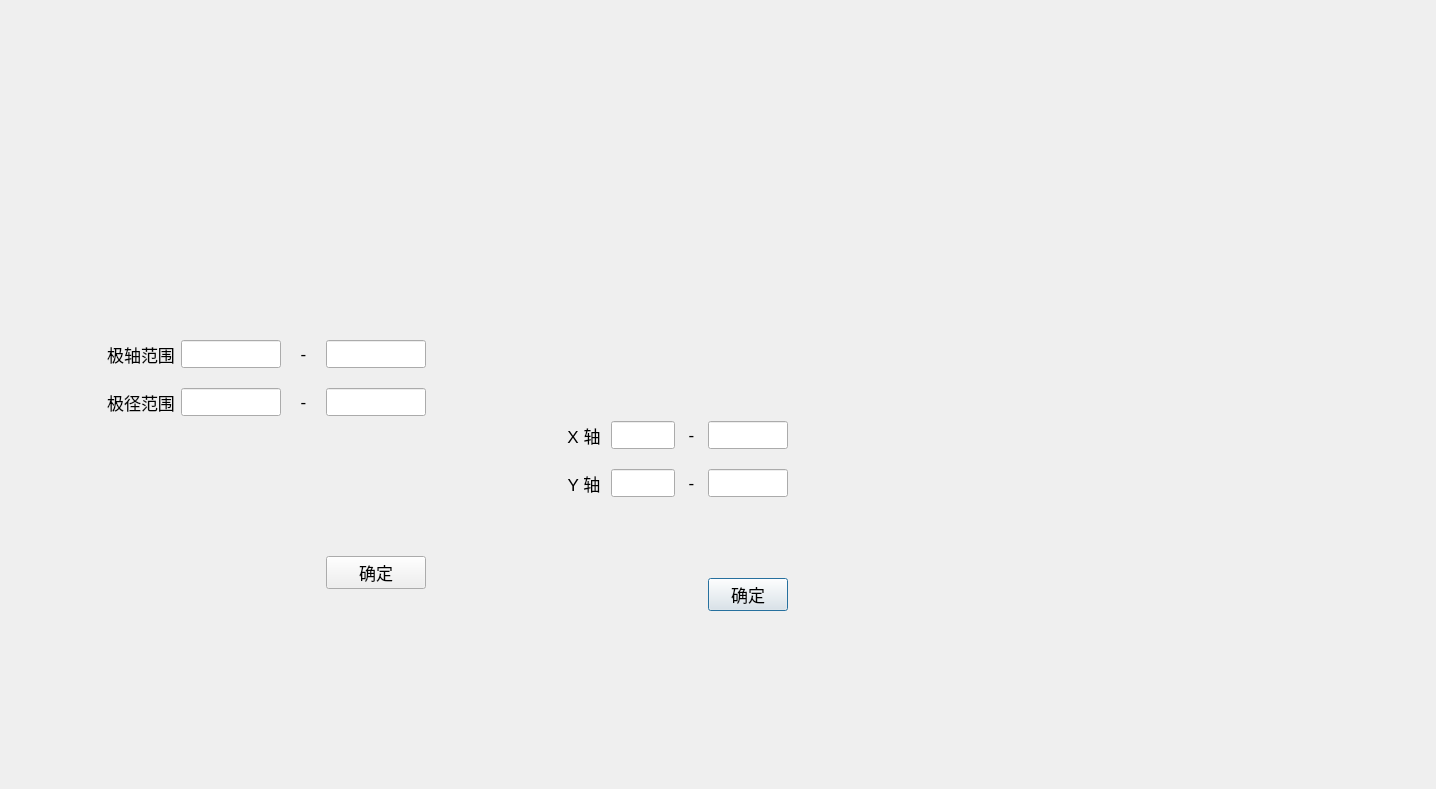
<?xml version="1.0" encoding="UTF-8"?>
<ui version="4.0">
 <class>DlgPolarView</class>
 <widget class="QDialog" name="DlgPolarView">
  <property name="geometry">
   <rect>
    <x>0</x>
    <y>0</y>
    <width>1436</width>
    <height>789</height>
   </rect>
  </property>
  <property name="windowTitle">
   <string>Dialog</string>
  </property>
  <widget class="QWidget" name="horizontalLayoutWidget_3">
   <property name="geometry">
    <rect>
     <x>930</x>
     <y>250</y>
     <width>131</width>
     <height>191</height>
    </rect>
   </property>
   <layout class="QHBoxLayout" name="mainLayout"/>
  </widget>
  <widget class="DlgPlot" name="plot" native="true">
   <property name="geometry">
    <rect>
     <x>510</x>
     <y>30</y>
     <width>281</width>
     <height>301</height>
    </rect>
   </property>
  </widget>
  <widget class="QWidget" name="panel_plot" native="true">
   <property name="geometry">
    <rect>
     <x>500</x>
     <y>430</y>
     <width>400</width>
     <height>281</height>
    </rect>
   </property>
   <property name="minimumSize">
    <size>
     <width>400</width>
     <height>0</height>
    </size>
   </property>
   <property name="maximumSize">
    <size>
     <width>400</width>
     <height>16777215</height>
    </size>
   </property>
  </widget>
  <widget class="QWidget" name="panel_chartview" native="true">
   <property name="geometry">
    <rect>
     <x>50</x>
     <y>300</y>
     <width>400</width>
     <height>431</height>
    </rect>
   </property>
   <property name="minimumSize">
    <size>
     <width>400</width>
     <height>0</height>
    </size>
   </property>
   <property name="maximumSize">
    <size>
     <width>400</width>
     <height>16777215</height>
    </size>
   </property>
  </widget>
  <widget class="DlgPolarCoord" name="chartView" native="true">
   <property name="geometry">
    <rect>
     <x>50</x>
     <y>50</y>
     <width>341</width>
     <height>191</height>
    </rect>
   </property>
   <property name="styleSheet">
    <string notr="true"/>
   </property>
  </widget>
  <widget class="QWidget" name="gridLayoutWidget">
   <property name="geometry">
    <rect>
     <x>510</x>
     <y>380</y>
     <width>331</width>
     <height>281</height>
    </rect>
   </property>
   <layout class="QGridLayout" name="gridLayout" rowstretch="1,2,2,2,1" columnstretch="2,2,3,1,3,2">
    <property name="leftMargin">
     <number>10</number>
    </property>
    <property name="topMargin">
     <number>10</number>
    </property>
    <property name="rightMargin">
     <number>10</number>
    </property>
    <property name="bottomMargin">
     <number>50</number>
    </property>
    <property name="verticalSpacing">
     <number>20</number>
    </property>
    <item row="4" column="5">
     <spacer name="horizontalSpacer_3">
      <property name="orientation">
       <enum>Qt::Horizontal</enum>
      </property>
      <property name="sizeHint" stdset="0">
       <size>
        <width>40</width>
        <height>20</height>
       </size>
      </property>
     </spacer>
    </item>
    <item row="1" column="1">
     <widget class="QLabel" name="label_5">
      <property name="font">
       <font>
        <pointsize>13</pointsize>
       </font>
      </property>
      <property name="text">
       <string>X 轴</string>
      </property>
      <property name="alignment">
       <set>Qt::AlignCenter</set>
      </property>
     </widget>
    </item>
    <item row="0" column="3">
     <spacer name="verticalSpacer_3">
      <property name="orientation">
       <enum>Qt::Vertical</enum>
      </property>
      <property name="sizeHint" stdset="0">
       <size>
        <width>20</width>
        <height>40</height>
       </size>
      </property>
     </spacer>
    </item>
    <item row="3" column="3">
     <spacer name="verticalSpacer_2">
      <property name="orientation">
       <enum>Qt::Vertical</enum>
      </property>
      <property name="sizeHint" stdset="0">
       <size>
        <width>20</width>
        <height>40</height>
       </size>
      </property>
     </spacer>
    </item>
    <item row="4" column="4">
     <widget class="QPushButton" name="btn_PlotOK">
      <property name="font">
       <font>
        <pointsize>13</pointsize>
       </font>
      </property>
      <property name="text">
       <string>确定</string>
      </property>
     </widget>
    </item>
    <item row="1" column="2">
     <widget class="QLineEdit" name="line_XMin">
      <property name="font">
       <font>
        <pointsize>13</pointsize>
       </font>
      </property>
     </widget>
    </item>
    <item row="2" column="1">
     <widget class="QLabel" name="label_6">
      <property name="font">
       <font>
        <pointsize>13</pointsize>
       </font>
      </property>
      <property name="text">
       <string>Y 轴</string>
      </property>
      <property name="alignment">
       <set>Qt::AlignCenter</set>
      </property>
     </widget>
    </item>
    <item row="2" column="2">
     <widget class="QLineEdit" name="line_YMin">
      <property name="font">
       <font>
        <pointsize>13</pointsize>
       </font>
      </property>
     </widget>
    </item>
    <item row="2" column="4">
     <widget class="QLineEdit" name="line_YMax">
      <property name="font">
       <font>
        <pointsize>13</pointsize>
       </font>
      </property>
     </widget>
    </item>
    <item row="1" column="3">
     <widget class="QLabel" name="label_7">
      <property name="font">
       <font>
        <pointsize>13</pointsize>
       </font>
      </property>
      <property name="text">
       <string>-</string>
      </property>
      <property name="alignment">
       <set>Qt::AlignCenter</set>
      </property>
     </widget>
    </item>
    <item row="2" column="3">
     <widget class="QLabel" name="label_8">
      <property name="font">
       <font>
        <pointsize>13</pointsize>
       </font>
      </property>
      <property name="text">
       <string>-</string>
      </property>
      <property name="alignment">
       <set>Qt::AlignCenter</set>
      </property>
     </widget>
    </item>
    <item row="1" column="4">
     <widget class="QLineEdit" name="line_XMax">
      <property name="font">
       <font>
        <pointsize>13</pointsize>
       </font>
      </property>
     </widget>
    </item>
    <item row="1" column="0">
     <spacer name="horizontalSpacer_4">
      <property name="orientation">
       <enum>Qt::Horizontal</enum>
      </property>
      <property name="sizeHint" stdset="0">
       <size>
        <width>40</width>
        <height>20</height>
       </size>
      </property>
     </spacer>
    </item>
   </layout>
  </widget>
  <widget class="QWidget" name="layoutWidget">
   <property name="geometry">
    <rect>
     <x>30</x>
     <y>270</y>
     <width>473</width>
     <height>369</height>
    </rect>
   </property>
   <layout class="QGridLayout" name="panelLayout" rowstretch="1,2,2,2,1" columnstretch="2,2,3,1,3,2">
    <property name="leftMargin">
     <number>10</number>
    </property>
    <property name="topMargin">
     <number>10</number>
    </property>
    <property name="rightMargin">
     <number>10</number>
    </property>
    <property name="bottomMargin">
     <number>50</number>
    </property>
    <property name="verticalSpacing">
     <number>20</number>
    </property>
    <item row="2" column="0">
     <spacer name="horizontalSpacer">
      <property name="orientation">
       <enum>Qt::Horizontal</enum>
      </property>
      <property name="sizeHint" stdset="0">
       <size>
        <width>40</width>
        <height>20</height>
       </size>
      </property>
     </spacer>
    </item>
    <item row="4" column="4">
     <widget class="QPushButton" name="Btn_OK">
      <property name="enabled">
       <bool>true</bool>
      </property>
      <property name="font">
       <font>
        <pointsize>13</pointsize>
       </font>
      </property>
      <property name="text">
       <string>确定</string>
      </property>
     </widget>
    </item>
    <item row="1" column="2">
     <widget class="QLineEdit" name="Txt_AxisMin">
      <property name="font">
       <font>
        <pointsize>13</pointsize>
       </font>
      </property>
     </widget>
    </item>
    <item row="3" column="3">
     <spacer name="verticalSpacer_4">
      <property name="orientation">
       <enum>Qt::Vertical</enum>
      </property>
      <property name="sizeHint" stdset="0">
       <size>
        <width>20</width>
        <height>40</height>
       </size>
      </property>
     </spacer>
    </item>
    <item row="2" column="2">
     <widget class="QLineEdit" name="Txt_AngleMin">
      <property name="font">
       <font>
        <pointsize>13</pointsize>
       </font>
      </property>
     </widget>
    </item>
    <item row="2" column="1">
     <widget class="QLabel" name="label_10">
      <property name="font">
       <font>
        <pointsize>13</pointsize>
       </font>
      </property>
      <property name="text">
       <string>极径范围</string>
      </property>
      <property name="alignment">
       <set>Qt::AlignCenter</set>
      </property>
     </widget>
    </item>
    <item row="1" column="1">
     <widget class="QLabel" name="label_9">
      <property name="font">
       <font>
        <pointsize>13</pointsize>
       </font>
      </property>
      <property name="text">
       <string>极轴范围</string>
      </property>
      <property name="alignment">
       <set>Qt::AlignCenter</set>
      </property>
     </widget>
    </item>
    <item row="1" column="3">
     <widget class="QLabel" name="label_12">
      <property name="font">
       <font>
        <pointsize>13</pointsize>
       </font>
      </property>
      <property name="text">
       <string>-</string>
      </property>
      <property name="alignment">
       <set>Qt::AlignCenter</set>
      </property>
     </widget>
    </item>
    <item row="2" column="4">
     <widget class="QLineEdit" name="Txt_AngleMax">
      <property name="font">
       <font>
        <pointsize>13</pointsize>
       </font>
      </property>
     </widget>
    </item>
    <item row="2" column="3">
     <widget class="QLabel" name="label_11">
      <property name="font">
       <font>
        <pointsize>13</pointsize>
       </font>
      </property>
      <property name="text">
       <string>-</string>
      </property>
      <property name="alignment">
       <set>Qt::AlignCenter</set>
      </property>
     </widget>
    </item>
    <item row="1" column="4">
     <widget class="QLineEdit" name="Txt_AxisMax">
      <property name="font">
       <font>
        <pointsize>13</pointsize>
       </font>
      </property>
      <property name="text">
       <string/>
      </property>
     </widget>
    </item>
    <item row="0" column="3">
     <spacer name="verticalSpacer_5">
      <property name="orientation">
       <enum>Qt::Vertical</enum>
      </property>
      <property name="sizeHint" stdset="0">
       <size>
        <width>20</width>
        <height>40</height>
       </size>
      </property>
     </spacer>
    </item>
    <item row="2" column="5">
     <spacer name="horizontalSpacer_2">
      <property name="orientation">
       <enum>Qt::Horizontal</enum>
      </property>
      <property name="sizeHint" stdset="0">
       <size>
        <width>40</width>
        <height>20</height>
       </size>
      </property>
     </spacer>
    </item>
   </layout>
  </widget>
 </widget>
 <customwidgets>
  <customwidget>
   <class>DlgPolarCoord</class>
   <extends>QWidget</extends>
   <header>dialogs/dlgpolarcoord.h</header>
   <container>1</container>
  </customwidget>
  <customwidget>
   <class>DlgPlot</class>
   <extends>QWidget</extends>
   <header>dialogs/dlgplot.h</header>
   <container>1</container>
  </customwidget>
 </customwidgets>
 <resources/>
 <connections/>
</ui>
